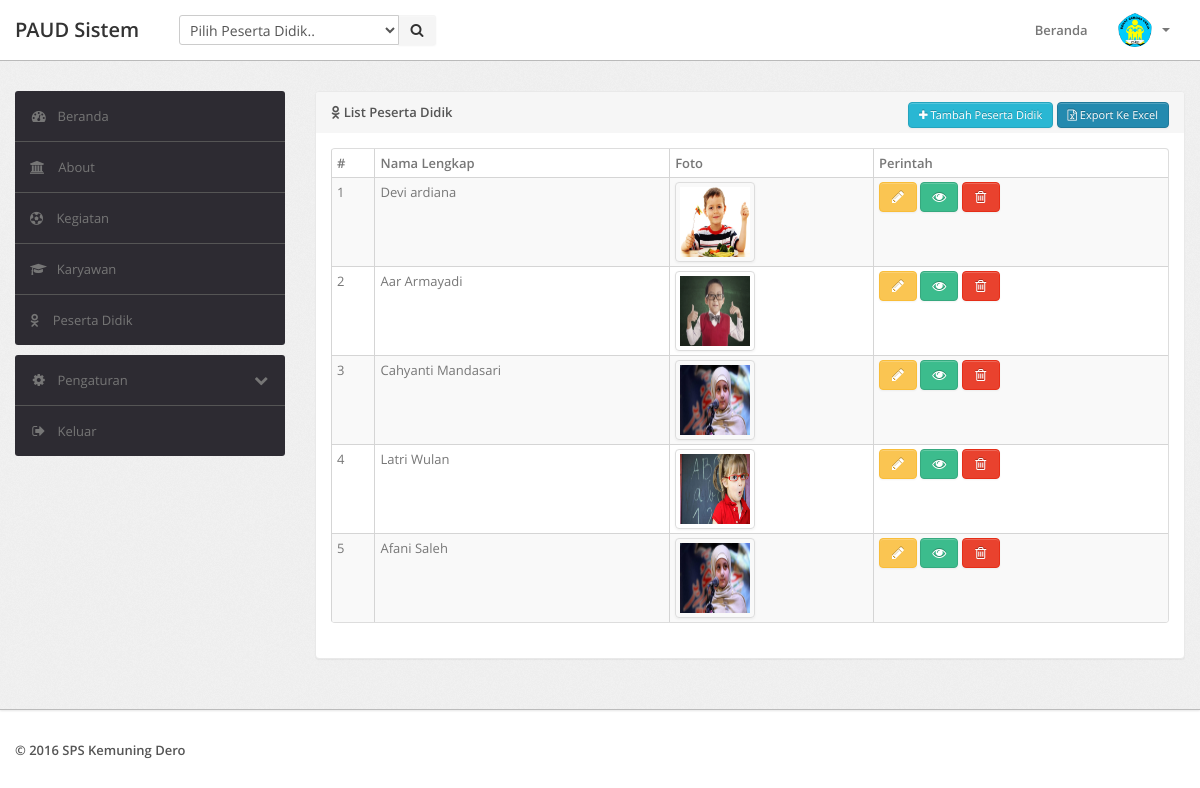
Screenshot of /list_peserta_didik.php (signed in) with the database file from the repository.
### tables this page shows
CREATE TABLE `tpeserta_didik` (
  `id` int(11) NOT NULL,
  `nama_lengkap` varchar(50) NOT NULL,
  `jenis_kelamin` int(1) NOT NULL,
  `tempat_lahir` int(11) NOT NULL,
  `tanggal_lahir` date NOT NULL,
  `agama` int(1) NOT NULL,
  `nama_ibu` varchar(50) NOT NULL,
  `pekerjaan_orangtua` int(11) NOT NULL,
  `negara_id` int(11) NOT NULL,
  `propinsi_id` int(11) NOT NULL,
  `kota_id` int(11) NOT NULL,
  `deskripsi` varchar(255) NOT NULL,
  `image` varchar(100) NOT NULL,
  `create_at` datetime NOT NULL,
  `update_at` datetime NOT NULL
);

### list_peserta_didik.php (the view, shortened to what this page needs)
<?php
if (isset($_SESSION['username']) && isset($_SESSION['password'])) {
    if ($_SESSION['level'] == 1 || $_SESSION['level'] == 2) {
        include "./include/header.php";
        ?>
        <div class="wrapper">
            <div class="container">
                <div class="row">
                    <?php include './include/sidebar.php'; ?>
                    <div class="span9">
                        <div class="content">
                            <div class="module">
                                <div class="module-head">
                                    <b><i class="menu-icon fa fa-odnoklassniki"></i> List Peserta Didik </b>
                                    <div class="row pull-right">
                                        <a href="peserta_didik.php" class="btn btn-mini btn-info"><i class="fa fa-plus"></i> Tambah Peserta Didik</a>
                                        <a href="export_excel_peserta_didik.php" class="btn btn-mini btn-primary"><i class="fa fa-file-excel-o"></i> Export Ke Excel</a>
                                    </div>
                                </div>
                                <div class="module-body">
                                    <table class="table table-striped table-bordered table-condensed">
                                        <thead>
                                            <tr>
                                                <th>#</th>
                                                <th>Nama Lengkap</th>
                                                <th>Foto</th>
                                                <th>Perintah</th>
                                            </tr>
                                        </thead>
                                        <tbody>
                                            <?php
                                            $no = 1;
                                            $query = $mysqli->query("SELECT * FROM tpeserta_didik");
                                            foreach ($query as $data) {
                                                ?>
                                                <tr>
                                                    <td><?php echo $no; ?></td>
                                                    <td><?php echo $data['nama_lengkap']; ?></td>
                                                    <td><img src="<?php echo $data['image']; ?>" class="thumbnail" style="width: 70px; height: 70px"> </td>
                                                    <td>
                                                        <a href="peserta_didik.php?editPeserta_didik=<?php echo $data['id']; ?>" class="btn btn-warning"><i class="icon-pencil"></i></a>
                                                        <a href="detail_peserta_didik.php?detailPeserta_didik=<?php echo $data['id']; ?>" class="btn btn-success"><i class=" icon-eye-open"></i></a>
                                                        <a href="list_peserta_didik.php?deletePeserta_didik=<?php echo $data['id']; ?>" class="btn btn-danger" onclick="return confirm('Are you sure delete this data ?');"><i class="icon-trash"></i></a>
                                                    </td>
                                                </tr>
                                                <?php
                                                $no++;
                                            }
                                            ?>
                                        </tbody>
                                    </table>
                                </div>
                                <br>
                            </div>
                        </div>
                    </div>
                </div>
            </div>
        </div>
        <?php
        include './include/footer.php';
    } else {
        echo "Sorry, Your not authorization !";
    }
} else {
    header("Location: login.php");
}
?>

### include/header.php (shortened to what this page needs)
<?php
include "config/connect.php";
?>
<!DOCTYPE html>
<html lang="en">
    <head>
        <link type="text/css" href="assets/bootstrap/css/bootstrap.min.css" rel="stylesheet">
        <link type="text/css" href="assets/bootstrap/css/bootstrap-responsive.min.css" rel="stylesheet">
        <link type="text/css" href="assets/images/icons/css/font-awesome.css" rel="stylesheet">
        <link type="text/css" href="assets/font-awesome/css/font-awesome.css" rel="stylesheet">
        <link type="text/css" href="http://maxcdn.bootstrapcdn.com/font-awesome/4.2.0/css/font-awesome.min.css" rel="stylesheet">
        <link type="text/css" href="assets/css/theme.css" rel="stylesheet">
        <link type="text/css" href="assets/css/style_paud.css" rel="stylesheet">
        <link type="text/css" href='assets/css/google-fonts.css'rel='stylesheet'>
    </head>
    <body>
        <div class="navbar navbar-fixed-top">
            <div class="navbar-inner">
                <div class="container">
                        <a class="brand" href="index.php">PAUD Sistem</a>
                    <div class="nav-collapse collapse navbar-inverse-collapse">
                        <form action="search.php" method="post" class="navbar-search pull-left input-append">
                            <select value=" " name="search" id="keyword" title="Student ID" class="txt_field">
                                <option>Pilih Peserta Didik..</option>
                                <?php
                                $queryAll = $mysqli->query("SELECT * FROM tpeserta_didik");
                                    ?>
                            </select>
                            <button class="btn" type="submit" name="submit">
                            <i class="icon-search"></i>
                        </button>
                        </form>
                        <ul class="nav pull-right">
                            <li><a href="index.php">Beranda </a></li>
                            <li class="nav-user dropdown"><a href="#" class="dropdown-toggle" data-toggle="dropdown">
                                    <img src="assets/images/prinsip-pendidikan-anak-usia-dini.jpg" class="nav-avatar" />
                                    <b class="caret"></b></a>
                            </li>
                        </ul>
                    </div>
                </div>
            </div>
        </div>

### include/sidebar.php (shortened to what this page needs)
<div class="span3">
    <div class="sidebar">
        <ul class="widget widget-menu unstyled">
            <li class="active"><a href="index.php"><i class="menu-icon icon-dashboard"></i>Beranda
                </a></li>
            <li><a href="about.php"><i class="menu-icon fa fa-institution"></i> About </a>
            </li>
            <li><a href="kegiatan.php"><i class="menu-icon fa fa-soccer-ball-o"></i> Kegiatan </a>
            </li>
            <li><a href="karyawan.php"><i class="menu-icon fa fa-graduation-cap"></i>Karyawan </a>
            </li>
            <li><a href="peserta_didik.php"><i class="menu-icon fa fa-odnoklassniki"></i> Peserta Didik </a></li>
        </ul>
        <ul class="widget widget-menu unstyled">
            <?php if($_SESSION['level'] == 1){ ?>
                <li>
                <a class="collapsed" data-toggle="collapse" href="#settings"><i class="menu-icon icon-cog">
                    </i><i class="icon-chevron-down pull-right"></i>Pengaturan </a>
            </li>
            <?php }else{
                echo "";
            } ?>
            <li><a href="logout.php"><i class="menu-icon icon-signout"></i>Keluar </a></li>
        </ul>
    </div>
</div>

### include/footer.php (shortened to what this page needs)
<div class="footer">
    <div class="container">
        <b class="copyright">&copy; <?php echo date('Y'); ?> SPS Kemuning Dero </b>
    </div>
</div>
</body>
</html>

### rows the page displays
tpeserta_didik: nama_lengkap "Devi ardiana", image (picture)
tpeserta_didik: nama_lengkap "Aar Armayadi", image (picture)
tpeserta_didik: nama_lengkap "Cahyanti Mandasari", image (picture)
tpeserta_didik: nama_lengkap "Latri Wulan", image (picture)
tpeserta_didik: nama_lengkap "Afani Saleh", image (picture)
